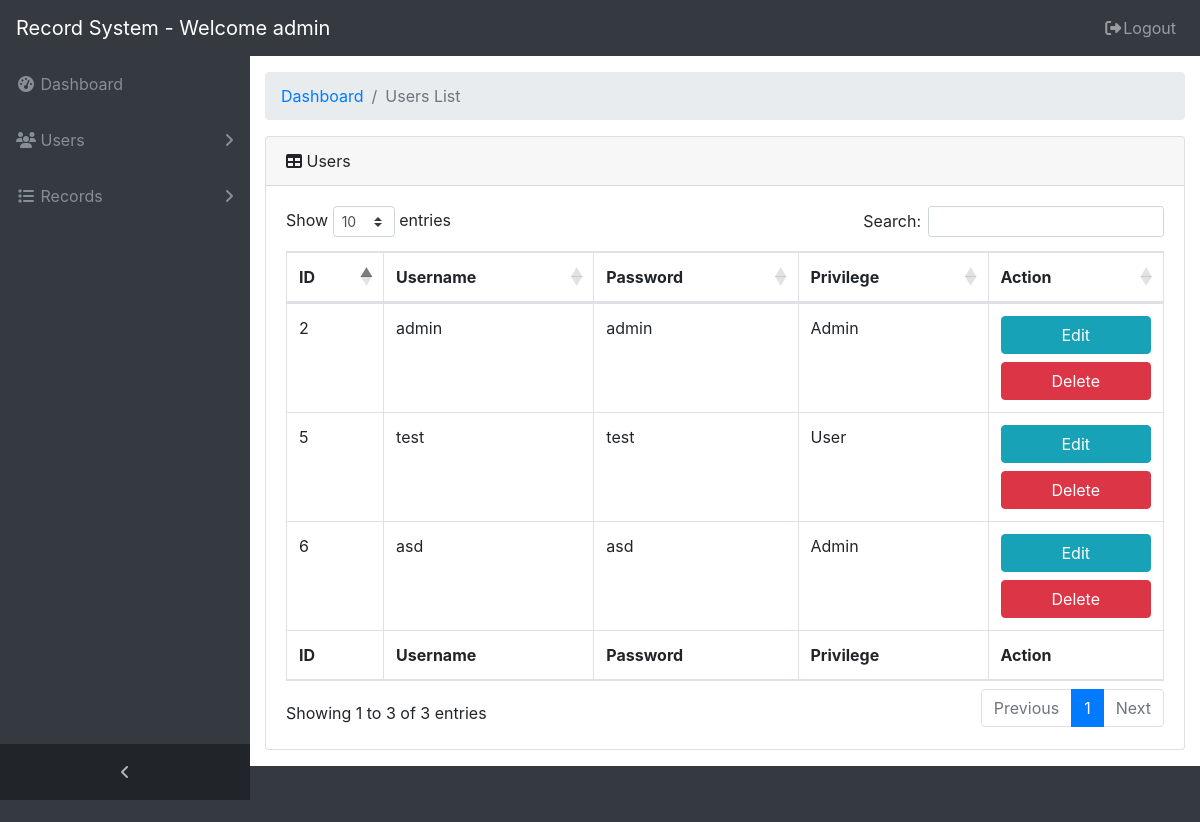
The app's page /userslist.php (signed in) with its own data.
### tables this page shows
CREATE TABLE `tbl_accounts` (
  `id` int(11) NOT NULL,
  `username` text,
  `password` text,
  `privilege` text
);

### userslist.php (the view, shortened to what this page needs)
<!DOCTYPE html>
<html lang="en">
<?php include 'header.php'; ?>
<body class="fixed-nav sticky-footer bg-dark" id="page-top">
  <?php include 'navbar.php'?>
  <div class="content-wrapper">
    <div class="container-fluid">
      <ol class="breadcrumb">
        <li class="breadcrumb-item">
          <a href="#">Dashboard</a>
        </li>
        <li class="breadcrumb-item active">Users List</li>
      </ol>
      <div class="card mb-3">
        <div class="card-header">
          <i class="fa fa-table"></i> Users</div>
        <div class="card-body">
          <div class="table-responsive">
            <table class="table table-bordered" id="dataTable" width="100%" cellspacing="0">
              <thead>
                <tr>
                  <th>ID</th>
                  <th>Username</th>
                  <th>Password</th>
                  <th>Privilege</th>
                  <th>Action</th>
                </tr>
              </thead>
              <tfoot>
                <tr>
                  <th>ID</th>
                  <th>Username</th>
                  <th>Password</th>
                  <th>Privilege</th>
                  <th>Action</th>
                </tr>
              </tfoot>
              <tbody>
                <?php
                  include 'php/db.inc.php';
                  $sql = "SELECT * FROM tbl_accounts ORDER BY id DESC";
                  $result = $conn->query($sql);
                  while($row = $result->fetch_assoc()){
                    echo '
                      <tr>
                        <td>'.$row["id"].'</td>
                        <td>'.$row["username"].'</td>
                        <td>'.$row["password"].'</td>
                        <td>'.$row["privilege"].'</td>
                        <td>
                          <a class="btn btn-info btn-block"
                            href="edituser.php?id='.$row["id"].'">Edit</a>
                          <a class="btn btn-danger btn-block"
                            href="php/deleteuser.php?id='.$row["id"].'">Delete</a>
                        </td>
                      </tr>
                    ';
                  }
                ?>
              </tbody>
            </table>
          </div>
        </div>
      </div>
    </div>
  </div>
</body>
</html>

### header.php (shortened to what this page needs)
<head>
  <link href="vendor/bootstrap/css/bootstrap.min.css" rel="stylesheet">
  <link href="vendor/font-awesome/css/font-awesome.min.css" rel="stylesheet" type="text/css">
  <link href="vendor/datatables/dataTables.bootstrap4.css" rel="stylesheet">
  <link href="css/sb-admin.css" rel="stylesheet">
</head>

### navbar.php (shortened to what this page needs)
<nav class="navbar navbar-expand-lg navbar-dark bg-dark fixed-top" id="mainNav">
    <a class="navbar-brand" href="index.html">Record System - Welcome
     <?php echo $_SESSION["username"];?></a>
    <div class="collapse navbar-collapse" id="navbarResponsive">
      <ul class="navbar-nav navbar-sidenav" id="exampleAccordion">
        <li class="nav-item" data-toggle="tooltip" data-placement="right" title="Dashboard">
          <a class="nav-link" href="index.html">
            <i class="fa fa-fw fa-dashboard"></i>
            <span class="nav-link-text">Dashboard</span>
          </a>
        </li>
        <li class="nav-item" data-toggle="tooltip" data-placement="right" title="Components">
          <a class="nav-link nav-link-collapse collapsed" data-toggle="collapse" href="#collapseComponents" data-parent="#exampleAccordion">
            <i class="fa fa-fw fa-users"></i>
            <span class="nav-link-text">Users</span>
          </a>
        </li>
        <li class="nav-item" data-toggle="tooltip" data-placement="right" title="Components">
          <a class="nav-link nav-link-collapse collapsed" data-toggle="collapse" href="#collapseComponents2" data-parent="#exampleAccordion">
            <i class="fa fa-fw fa-list"></i>
            <span class="nav-link-text">Records</span>
          </a>
        </li>
      </ul>
      <ul class="navbar-nav sidenav-toggler">
        <li class="nav-item">
          <a class="nav-link text-center" id="sidenavToggler">
            <i class="fa fa-fw fa-angle-left"></i>
          </a>
        </li>
      </ul>
      <ul class="navbar-nav ml-auto">
        <li class="nav-item">
          <a class="nav-link" data-toggle="modal" data-target="#exampleModal">
            <i class="fa fa-fw fa-sign-out"></i>Logout</a>
        </li>
      </ul>
    </div>
  </nav>

### css/sb-admin.css (style rules this page uses)
html { position: relative; min-height: 100%; }
body { overflow-x: hidden; }
body.sticky-footer { margin-bottom: 56px; }
body.sticky-footer .content-wrapper { min-height: calc(100vh - 56px - 56px); }
body.fixed-nav { padding-top: 56px; }
.content-wrapper { min-height: calc(100vh - 56px); padding-top: 1rem; }
#mainNav .navbar-collapse { overflow: auto; max-height: 75vh; }
#mainNav .navbar-collapse .navbar-nav .nav-item .nav-link { cursor: pointer; }
#mainNav .navbar-collapse .navbar-sidenav .nav-link-collapse:after { float: right; content: '\f107'; font-family: 'FontAwesome'; }
#mainNav .navbar-collapse .navbar-sidenav .nav-link-collapse.collapsed:after { content: '\f105'; }
#mainNav .navbar-collapse .sidenav-toggler { display: none; }
@media (min-width: 992px) { #mainNav .navbar-brand { width: 250px; } }
@media (min-width: 992px) { #mainNav .navbar-collapse { overflow: visible; max-height: none; } }
@media (min-width: 992px) { #mainNav .navbar-collapse .navbar-sidenav { position: absolute; top: 0; left: 0; -webkit-flex-direction: column; -ms-flex-direction: column; flex-direction: column; margin-top: 56px; } }
@media (min-width: 992px) { #mainNav .navbar-collapse .navbar-sidenav > .nav-item { width: 250px; padding: 0; } }
@media (min-width: 992px) { #mainNav .navbar-collapse .navbar-sidenav > .nav-item > .nav-link { padding: 1em; } }
#mainNav.fixed-top .sidenav-toggler { display: none; }
@media (min-width: 992px) { #mainNav.fixed-top .navbar-sidenav { height: calc(100vh - 112px); } }
@media (min-width: 992px) { #mainNav.fixed-top .sidenav-toggler { position: absolute; top: 0; left: 0; display: flex; -webkit-flex-direction: column; -ms-flex-direction: column; flex-direction: column; margin-top: calc(100vh - 56px); } }
@media (min-width: 992px) { #mainNav.fixed-top .sidenav-toggler > .nav-item { width: 250px; padding: 0; } }
@media (min-width: 992px) { #mainNav.fixed-top .sidenav-toggler > .nav-item > .nav-link { padding: 1em; } }
#mainNav.fixed-top.navbar-dark .sidenav-toggler { background-color: #212529; }
#mainNav.fixed-top.navbar-dark .sidenav-toggler a i { color: #adb5bd; }
.content-wrapper { overflow-x: hidden; background: white; }
@media (min-width: 992px) { .content-wrapper { margin-left: 250px; } }
#sidenavToggler i { font-weight: 800; }
#mainNav.navbar-dark .navbar-collapse .navbar-sidenav .nav-link-collapse:after { color: #868e96; }
#mainNav.navbar-dark .navbar-collapse .navbar-sidenav > .nav-item > .nav-link { color: #868e96; }
@media (min-width: 992px) { #mainNav.navbar-dark .navbar-collapse .navbar-sidenav { background: #343a40; } }

### records on screen
tbl_accounts: id "6", username "asd", password "asd", privilege "Admin"
tbl_accounts: id "5", username "test", password "test", privilege "User"
tbl_accounts: id "2", username "admin", password "admin", privilege "Admin"

### other values on screen
$_SESSION["username"] "admin"
